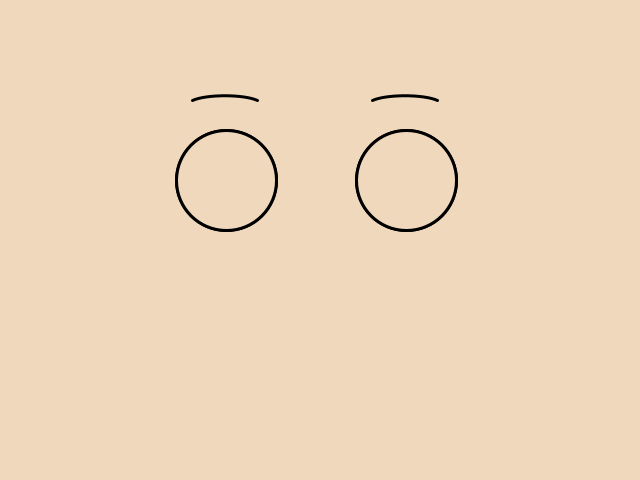
Frame 1 (no input)
Frame 60 (the mouse pressed at the canvas centre just before this capture): identical to frame 1, image omitted
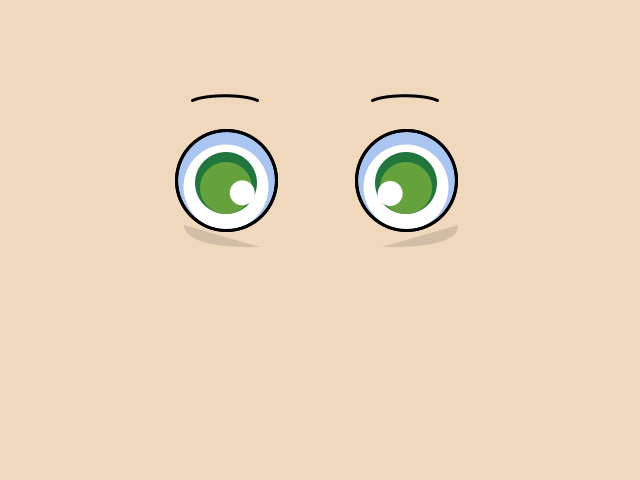
Frame 120 (the mouse held since frame 60 and released just before this capture)

The Processing sketch that drew these frames (run headless with seeded random() and noise(); from frame 60 on, the mouse is pressed at the canvas centre):

// Processing sketch: processing_9020
// ── processing_9020.pde

int x = 180;
int lefteyeX = (226);
int righteyeX= (406);
int c1= 100;
int transparency = 0;
int c2=100;
int yMax = 100;
int yMin= 100;
int r = 255;

void setup () {

  size (640,480);
  strokeWeight (3);
  smooth ();
}

void draw () {

  background (240, 216,189); 

  fill (169, 197, 242);
  ellipse (lefteyeX, 180, 100, 100);
  ellipse (righteyeX, 180, 100, 100);
  noFill();
 noStroke();
 fill(255, r, r);
   ellipse (lefteyeX, 187, 85,85);
   ellipse (righteyeX, 187,85,85);
 fill(32, 118, 61);
   ellipse (lefteyeX, 183, 62, 62);
   ellipse (righteyeX,183, 62, 62);
 fill (102,162,59);
   ellipse (lefteyeX, 188, 52, 52);
   ellipse (righteyeX, 188, 52, 52);
 fill(255);
 //eyeballs_____________________________________________________________________
 //lefteye 
  float d = dist (mouseX, mouseY,lefteyeX, 183);
  d = constrain (d, 0, 19);
  float a = atan2 (mouseY-183, mouseX-lefteyeX);
  float x1 =lefteyeX + cos (a) * d;
  float y1 =183 + sin(a) *d;
  ellipse (x1, y1, 25, 25);
 //righteye
  float dr = dist (mouseX, mouseY,righteyeX, 183);
  dr = constrain (d, 0, 19);
  float a2 = atan2 (mouseY-183, mouseX-righteyeX);
  float x2 =righteyeX + cos (a2) * dr;
  float y2 =183 + sin(a2) *dr;

 ellipse (x2, y2, 25, 25);
 
 
 x = constrain (x, -1500, 180);
transparency = constrain (transparency, 0, 100);

 
 //Eyelids & Bags_____________________________________________________________
 if (mousePressed) {
   
   fill (240, 216,189);
   ellipse (lefteyeX, x--, 100, 100);
   ellipse (righteyeX, x--, 100, 100); 
   
   fill (112, 100, 91, transparency++);
   bezier (184, 225, 184, 242, 218, 248, 260, 247);
   bezier (382, 247, 426, 248, 460, 242, 458, 225); 
   
 }else{
     fill (240, 216,189);
  
   ellipse (lefteyeX, x++, 100, 100);
   ellipse (righteyeX, x++, 100, 100);

 fill (112, 100, 91, transparency--);

   bezier (184, 225, 184, 242, 218, 248, 260, 247);
   bezier (382, 247, 426, 248, 460, 242, 458, 225);

 }
   
 stroke (0);
  noFill();
  ellipse (226, 180, 100, 100);
  ellipse (406, 180, 100, 100);

    
//eyebrows___________________________________________________
 
 c1= constrain (c1,yMin, yMax);
 c2= constrain (c2, yMin, yMax); 

if  ((mousePressed) && (x < -900)) {
      yMax= 138;
      beginShape ();
    curveVertex(175, 138);
    curveVertex(192, 100);
    curveVertex (257, (c2)++);
    curveVertex (274,138 );
   endShape ();
  beginShape ();
    curveVertex(355, 138);
    curveVertex(372, (c1)++);
    curveVertex (437, 100);
    curveVertex (454,138 );
  endShape();
}else if  ((mousePressed) && (x < -750)) {
      yMax= 135;
      beginShape ();
    curveVertex(175, 138);
    curveVertex(192, 100);
    curveVertex (257, (c2)++);
    curveVertex (274,138 );
   endShape ();
  beginShape ();
    curveVertex(355, 138);
    curveVertex(372, (c1)++);
    curveVertex (437, 100);
    curveVertex (454,138 );
  endShape();
}else if  ((mousePressed) && (x < -600)) {
      yMax= 130;
      beginShape ();
    curveVertex(175, 138);
    curveVertex(192, 100);
    curveVertex (257, (c2)++);
    curveVertex (274,138 );
   endShape ();
  beginShape ();
    curveVertex(355, 138);
    curveVertex(372, (c1)++);
    curveVertex (437, 100);
    curveVertex (454,138 );
  endShape();

}else if ((mousePressed) &&(x<-450)) {
   yMax = 120;
   beginShape ();
    curveVertex(175, 138);
    curveVertex(192, 100);
    curveVertex (257, (c2)++);
    curveVertex (274,138 );
   endShape ();
  beginShape ();
    curveVertex(355, 138);
    curveVertex(372, (c1)++);
    curveVertex (437, 100);
    curveVertex (454,138 );
  endShape();
  
  }else if ((mousePressed) &&(x<-300)) {
   yMax = 115;
   beginShape ();
    curveVertex(175, 138);
    curveVertex(192, 100);
    curveVertex (257, (c2)++);
    curveVertex (274,138 );
   endShape ();
  beginShape ();
    curveVertex(355, 138);
    curveVertex(372, (c1)++);
    curveVertex (437, 100);
    curveVertex (454,138 );
  endShape();
 }else {   
   
   beginShape ();
    curveVertex(175, 138);
    curveVertex(192, 100);
    curveVertex (257, (c2)--);
    curveVertex (274,138 );
   endShape ();
  beginShape ();
    curveVertex(355, 138);
    curveVertex(372, (c1)--);
    curveVertex (437, 100);
    curveVertex (454,138 );
  endShape();
  
 }
 //bloodshot_____________________________________________________________________
 r = constrain (r, 150, 255);
 if (c1>=138) {
   r--;
 }else{ r++;}
 
}
